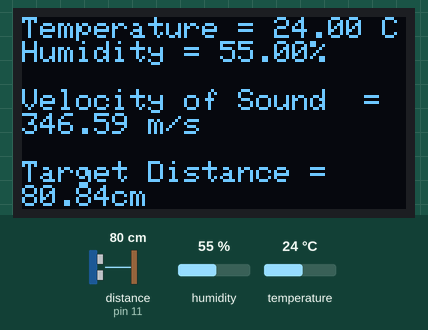
Bench run of a sketch on a simulated Arduino Uno, built with avr-gcc and run on an emulated ATmega328P. On the bench: 128×64 one-colour display. Wiring (inferred from the names in the program): ultrasonic range finder: trigger pin 13; echo pin 11. The test bench sets the inputs (shaded band); at power-on: distance to the obstacle (sensor on pin 11) 80 cm, humidity 55 %, temperature 24 °C. The echo pulse lasts 58.3 µs per cm; the display library's start-up logo is not drawn.

Above: at 5.2 s.
5.3 s: distance to the obstacle (sensor on pin 11) set to 2 cm
At 6.9 s:
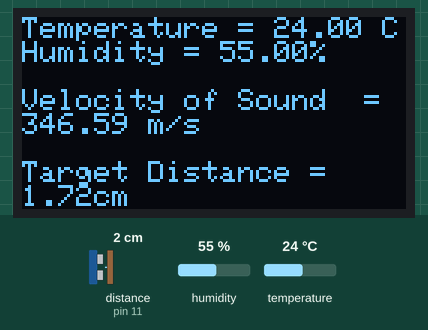
8.0 s: humidity set to 88 %
At 9.6 s:
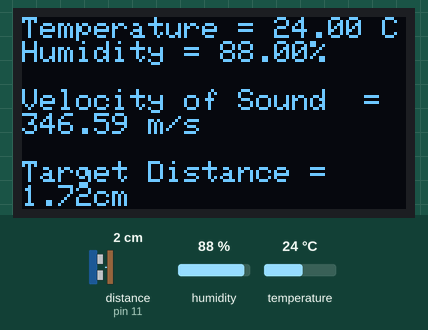
11.8 s: temperature set to 12 °C
At 13.7 s:
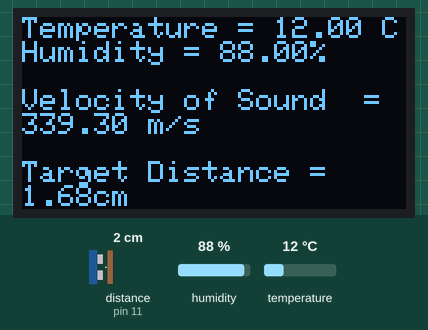
17.8 s: distance to the obstacle (sensor on pin 11) set to 4 cm
At 19.4 s:
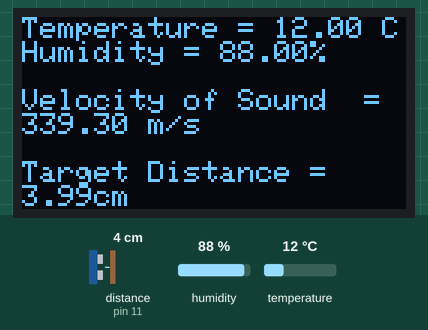
22.1 s: humidity set to 22 %
At 23.5 s:
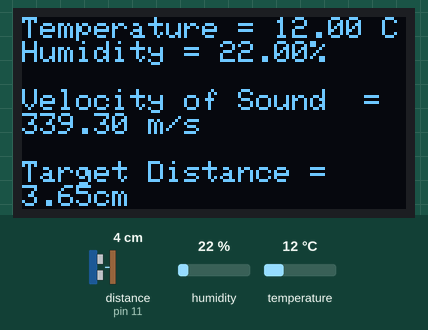
26.2 s: distance to the obstacle (sensor on pin 11) set to 9 cm
At 27.7 s:
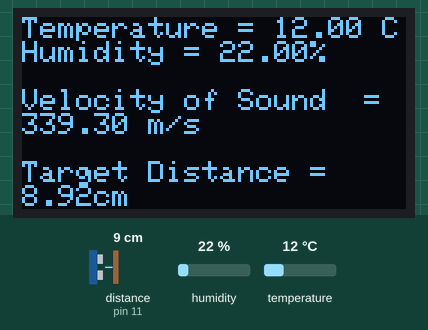
Timing chart, 0 to 29.2 s (numbered marks = the images above; inputs shaded):
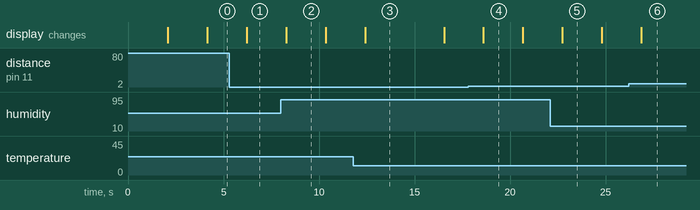

The sketch:

dhtssd.ino
```cpp
#include<dht.h>
#include <SPI.h>
#include <Wire.h>
#include <Adafruit_GFX.h>
#include <Adafruit_SSD1306.h>

#define dataPin 8
dht DHT ;

#define SCREEN_WIDTH 128 // OLED display width, in pixels
#define SCREEN_HEIGHT 64 // OLED display height, in pixels

#define OLED_RESET     4 // Reset pin # (or -1 if sharing Arduino reset pin)
Adafruit_SSD1306 display(SCREEN_WIDTH, SCREEN_HEIGHT, &Wire, OLED_RESET);

int trigPin=13 ; //Connect Sensor trig to pin 13
int echoPin=11 ;

float pingTime ;
float targetDistance ;

void setup() {
  Serial.begin(9600);
  pinMode(trigPin,OUTPUT);
 pinMode(echoPin,INPUT);
  // SSD1306_SWITCHCAPVCC = generate display voltage from 3.3V internally
  if(!display.begin(SSD1306_SWITCHCAPVCC, 0x3C)) { // Address 0x3C for 128x32
    Serial.println(F("SSD1306 allocation failed"));
    for(;;); // Don't proceed, loop forever
  }

  // Show initial display buffer contents on the screen --
  // the library initializes this with an Adafruit splash screen.
  display.display();
  delay(2000); // Pause for 2 seconds

  // Clear the buffer
  display.clearDisplay();
  display.setTextSize(1);
  display.setTextColor(WHITE);
  display.setCursor(0,0);
  display.println(F("Hello , "));
  display.display();
    display.clearDisplay();
  delay(2000);
  }

void loop () {
  display.setTextSize(1);
  display.setCursor(0,0);

 int readData = DHT.read11(dataPin);
float t = DHT.temperature ;
float h = DHT.humidity ;

  digitalWrite(trigPin,LOW);
  delayMicroseconds(2000);
  digitalWrite(trigPin,HIGH);
  delayMicroseconds(10);
  digitalWrite(trigPin,LOW);
  delayMicroseconds(10);
  pingTime = pulseIn(echoPin,HIGH);
  pingTime=pingTime/1000000; //Conversion from micro seconds to seconds
  float speedofSound = 332.0*(1.0+(t/546.0));
  targetDistance=(( pingTime * speedofSound ) /2 )* 100;

  display.print(F("Temperature = "));
  display.print(t);
  display.println(F(" C"));
  display.print(F("Humidity = "));
  display.print(h);
   display.println(F("%"));
   display.println(F(" "));
  display.println(F("Velocity of Sound  = "));
  display.print(speedofSound);
   display.println(F(" m/s"));
   display.println(F(" "));
  display.println(F("Target Distance = "));
  display.print(targetDistance);
   display.println(F("cm"));
  display.display();
  delay(2000);
  display.clearDisplay();

}
```

Measured:
- after the input at 5.3 s, the display: changes after 0.92 s (image 1)
- after the input at 8.0 s, the display: changes after 0.28 s (image 2)
- after the input at 11.8 s, the display: changes after 0.61 s (image 3)
- after the input at 17.8 s, the display: changes after 0.80 s (image 4)
- after the input at 22.1 s, the display: changes after 0.63 s (image 5)
- after the input at 26.2 s, the display: changes after 0.66 s (image 6)
- what the display in image 3 shows lasts 4.1 s, from 12.4 s to 16.5 s
